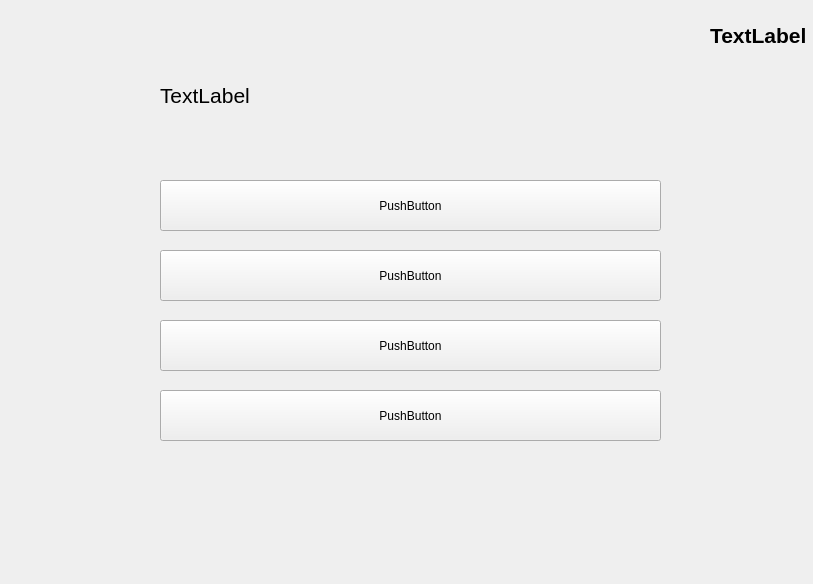
<?xml version="1.0" encoding="UTF-8"?>
<ui version="4.0">
 <class>Form</class>
 <widget class="QWidget" name="Form">
  <property name="geometry">
   <rect>
    <x>0</x>
    <y>0</y>
    <width>813</width>
    <height>584</height>
   </rect>
  </property>
  <property name="sizePolicy">
   <sizepolicy hsizetype="Fixed" vsizetype="Fixed">
    <horstretch>0</horstretch>
    <verstretch>0</verstretch>
   </sizepolicy>
  </property>
  <property name="minimumSize">
   <size>
    <width>813</width>
    <height>584</height>
   </size>
  </property>
  <property name="maximumSize">
   <size>
    <width>813</width>
    <height>584</height>
   </size>
  </property>
  <property name="windowTitle">
   <string>Form</string>
  </property>
  <widget class="QLabel" name="question_label">
   <property name="geometry">
    <rect>
     <x>160</x>
     <y>60</y>
     <width>501</width>
     <height>71</height>
    </rect>
   </property>
   <property name="font">
    <font>
     <pointsize>16</pointsize>
    </font>
   </property>
   <property name="text">
    <string>TextLabel</string>
   </property>
  </widget>
  <widget class="QPushButton" name="option_1">
   <property name="geometry">
    <rect>
     <x>160</x>
     <y>180</y>
     <width>501</width>
     <height>51</height>
    </rect>
   </property>
   <property name="styleSheet">
    <string notr="true"/>
   </property>
   <property name="text">
    <string>PushButton</string>
   </property>
  </widget>
  <widget class="QPushButton" name="option_2">
   <property name="geometry">
    <rect>
     <x>160</x>
     <y>250</y>
     <width>501</width>
     <height>51</height>
    </rect>
   </property>
   <property name="text">
    <string>PushButton</string>
   </property>
  </widget>
  <widget class="QPushButton" name="option_3">
   <property name="geometry">
    <rect>
     <x>160</x>
     <y>320</y>
     <width>501</width>
     <height>51</height>
    </rect>
   </property>
   <property name="text">
    <string>PushButton</string>
   </property>
  </widget>
  <widget class="QPushButton" name="option_4">
   <property name="geometry">
    <rect>
     <x>160</x>
     <y>390</y>
     <width>501</width>
     <height>51</height>
    </rect>
   </property>
   <property name="text">
    <string>PushButton</string>
   </property>
  </widget>
  <widget class="QLabel" name="time_label">
   <property name="geometry">
    <rect>
     <x>710</x>
     <y>20</y>
     <width>131</width>
     <height>31</height>
    </rect>
   </property>
   <property name="font">
    <font>
     <pointsize>16</pointsize>
     <weight>75</weight>
     <bold>true</bold>
    </font>
   </property>
   <property name="text">
    <string>TextLabel</string>
   </property>
  </widget>
  <widget class="QWidget" name="widget" native="true">
   <property name="geometry">
    <rect>
     <x>0</x>
     <y>0</y>
     <width>41</width>
     <height>61</height>
    </rect>
   </property>
  </widget>
 </widget>
 <resources/>
 <connections/>
</ui>
